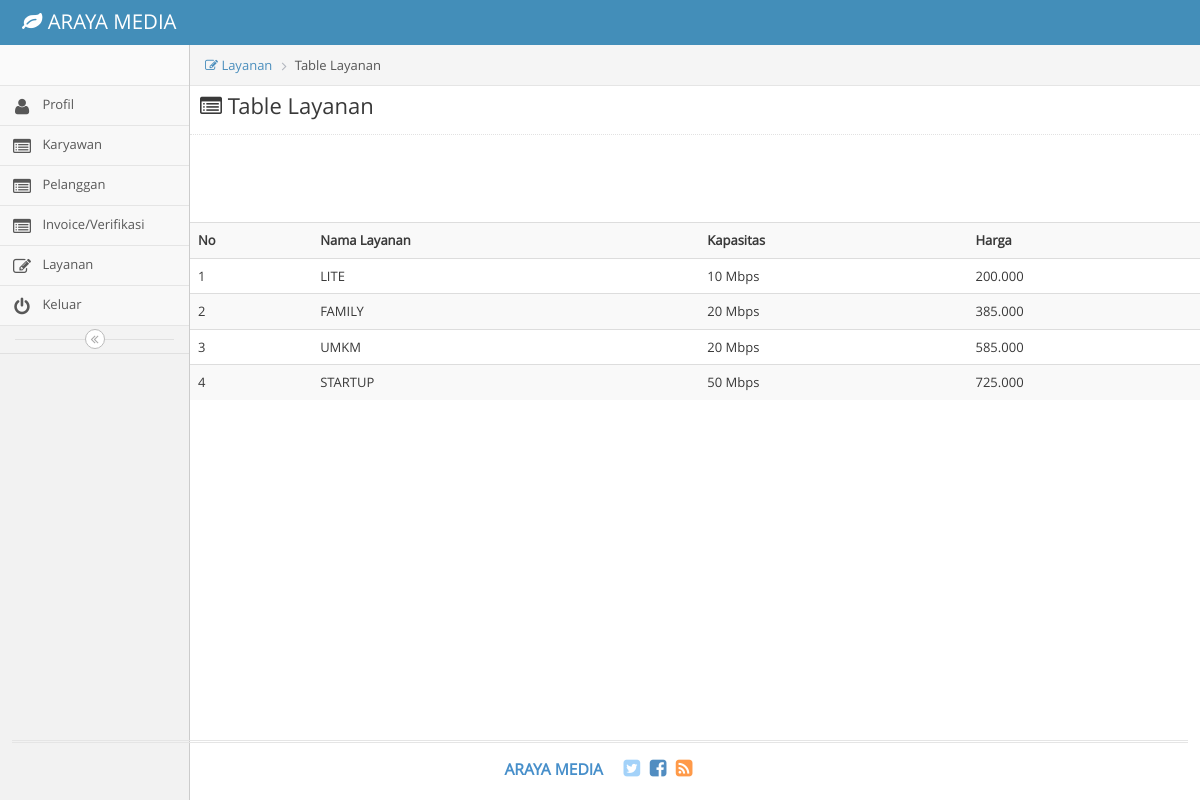
The page /index.php/layanan_admin on the database its author committed.
### tables this page shows
CREATE TABLE `layanan` (
  `id_Layanan` int(11) NOT NULL,
  `id_Layanan_Jenis` int(11) DEFAULT NULL,
  `Nama_Layanan` text,
  `Nama_Layanan_Jenis` varchar(45) DEFAULT NULL,
  `Tgl_Aktifasi` date DEFAULT NULL,
  `Kapasitas` varchar(45) DEFAULT NULL,
  `Harga` varchar(45) DEFAULT NULL
);

### application/controllers/layanan_admin.php (called while the page is built, shortened)
<?php
class layanan_admin extends CI_Controller {
	public function index()
	{
		$this->load->view('layanan_admin');
	}
}

### index.php (called while the page is built, shortened)
<?php
require_once BASEPATH.'core/CodeIgniter.php';

### application/views/layanan_admin.php (the view, shortened to what this page needs)
<!DOCTYPE html>
<html lang="en">
	<head>
		<link rel="stylesheet" href="<?php echo base_url()?>assets/css/bootstrap.min.css" />
		<link rel="stylesheet" href="<?php echo base_url()?>assets/font-awesome/4.5.0/css/font-awesome.min.css" />
		<link rel="stylesheet" href="<?php echo base_url()?>assets/css/ace.min.css" class="ace-main-stylesheet" id="main-ace-style" />
		<link rel="stylesheet" href="<?php echo base_url()?>assets/css/ace-skins.min.css" />
		<link rel="stylesheet" href="<?php echo base_url()?>assets/css/ace-rtl.min.css" />
	</head>
	<body class="no-skin">
		<div id="navbar" class="navbar navbar-default          ace-save-state">
			<div class="navbar-container ace-save-state" id="navbar-container">
				<div class="navbar-header pull-left">
					<a href="profil" class="navbar-brand">
						<small>
							<i class="fa fa-leaf"></i>
							ARAYA MEDIA
						</small>
					</a>
				</div>
			</div>
		</div>
		<div class="main-container ace-save-state" id="main-container">
			<div id="sidebar" class="sidebar responsive ace-save-state">
				<div class="sidebar-shortcuts" id="sidebar-shortcuts">
				</div>
<ul class="nav nav-list">
					<li class="">
						<a href="<?php echo base_url("index.php/profil_admin")?>">
							<i class="menu-icon fa fa-user"></i>
							<span class="menu-text">
								Profil
							</span>
						</a>
					</li>
					<li class="">
						<a href="<?php echo base_url("index.php/karyawan_admin")?>">
							<i class="menu-icon fa fa-list-alt"></i>
							<span class="menu-text">
								Karyawan
							</span>
						</a>
					</li>
					<li class="">
						<a href="<?php echo base_url("index.php/pelanggan_admin")?>">
							<i class="menu-icon fa fa-list-alt"></i>
							<span class="menu-text">
								Pelanggan
							</span>
						</a>
					</li>
					<li class="">
						<a href="<?php echo base_url("index.php/invover_admin")?>">
							<i class="menu-icon fa fa-list-alt"></i>
							<span class="menu-text">
								Invoice/Verifikasi
							</span>
						</a>
					</li>
					<li class="">
						<a href="<?php echo base_url("index.php/layanan_admin")?>">
							<i class="menu-icon fa fa-pencil-square-o"></i>
							<span class="menu-text">
								Layanan
							</span>
						</a>
					</li>
					<li class="">
						<a href="<?php echo base_url("index.php/login")?>">
							<i class="menu-icon fa fa-power-off"></i>
							<span class="menu-text">
								Keluar
							</span>
						</a>
					</li>
				</ul>
				<div class="sidebar-toggle sidebar-collapse" id="sidebar-collapse">
					<i id="sidebar-toggle-icon" class="ace-icon fa fa-angle-double-left ace-save-state" data-icon1="ace-icon fa fa-angle-double-left" data-icon2="ace-icon fa fa-angle-double-right"></i>
				</div>
			</div>
			<div class="main-content">
				<div class="main-content-inner">
					<div class="breadcrumbs ace-save-state" id="breadcrumbs">
						<ul class="breadcrumb">
						<li><a href=""><i class="menu-icon fa fa-pencil-square-o"></i> Layanan</li></a>
              			<li><i class="icon_document_alt"></i>Table Layanan</li>
						</ul>
					</div>
						<h3 class="page-header"><i class="menu-icon fa fa-list-alt" style="margin-left: 10px"></i> Table Layanan</h3>
					<section class="wrapper">
						<table class="table table-striped table-advance table-hover">
					                <tbody>
					                  <tr>
					                    <th><i class="icon_profile"></i> No</th>
					                    <th><i class="icon_profile"></i> Nama Layanan</th>
					                    <th><i class="icon_mail_alt"></i> Kapasitas</th>
					                    <th><i class="icon_calendar"></i> Harga</th>
					                  </tr>
					                  <?php
								include ('koneksi.php');
								$sql='select * from layanan';
								$ambil=mysqli_query($konek,$sql);
								$nomor=1;
								while($data=mysqli_fetch_array($ambil)){
								echo "<tr>";
								echo "<td>".$nomor++."</td>";
								echo "<td>".$data['Nama_Layanan']."</td>";
								echo "<td>".$data['Kapasitas']."</td>";
								echo "<td>".$data['Harga']."</td>";
								echo "</tr>";
								}
								?>
					</section>
											</div>
										</div>
									</div>
			<div class="footer">
				<div class="footer-inner">
					<div class="footer-content">
						<span class="bigger-120">
							<span class="blue bolder">ARAYA MEDIA </span>
						</span>
						<span class="action-buttons">
							<a href="#">
								<i class="ace-icon fa fa-twitter-square light-blue bigger-150"></i>
							</a>
							<a href="#">
								<i class="ace-icon fa fa-facebook-square text-primary bigger-150"></i>
							</a>
							<a href="#">
								<i class="ace-icon fa fa-rss-square orange bigger-150"></i>
							</a>
						</span>
					</div>
				</div>
			</div>
	</body>
</html>

### rows shown on the page
layanan: Nama_Layanan "LITE", Kapasitas "10 Mbps", Harga "200.000"
layanan: Nama_Layanan "FAMILY", Kapasitas "20 Mbps", Harga "385.000"
layanan: Nama_Layanan "UMKM", Kapasitas "20 Mbps", Harga "585.000"
layanan: Nama_Layanan "STARTUP", Kapasitas "50 Mbps", Harga "725.000"
